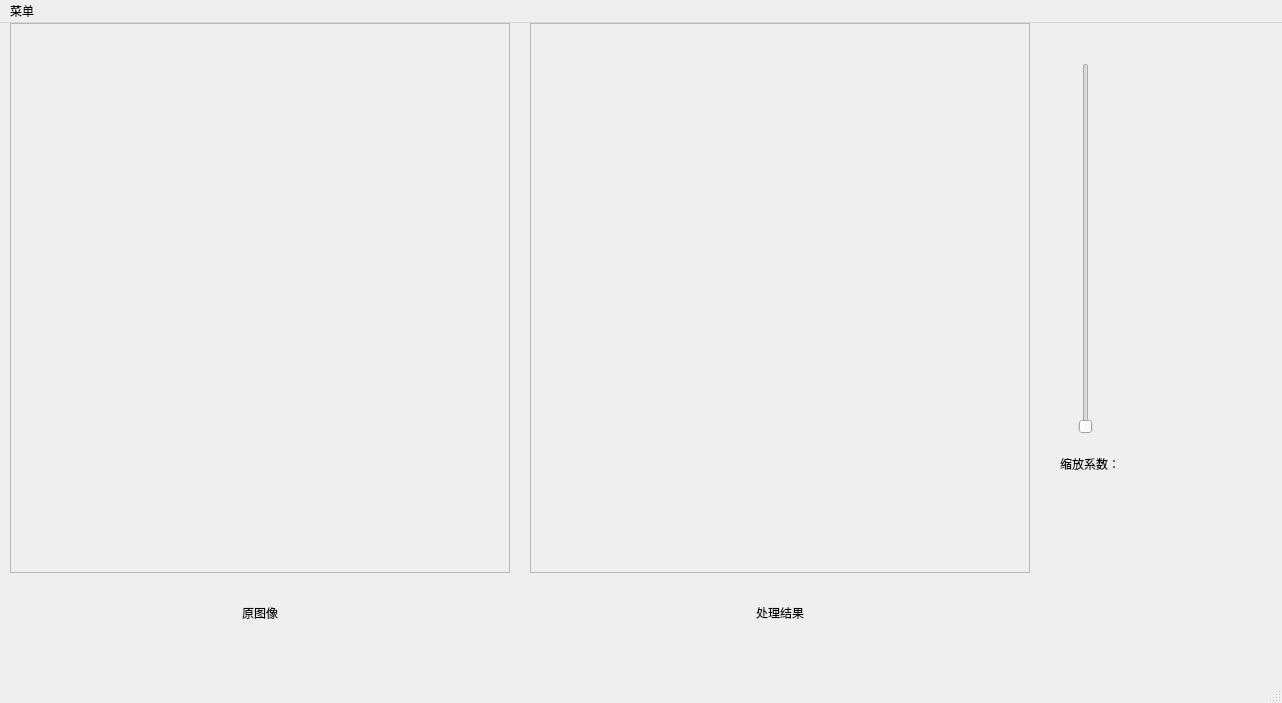
<?xml version="1.0" encoding="UTF-8"?>
<ui version="4.0">
 <class>MainWindow</class>
 <widget class="QMainWindow" name="MainWindow">
  <property name="geometry">
   <rect>
    <x>0</x>
    <y>0</y>
    <width>1282</width>
    <height>703</height>
   </rect>
  </property>
  <property name="windowTitle">
   <string>MainWindow</string>
  </property>
  <widget class="QWidget" name="centralwidget">
   <widget class="QLabel" name="inputLabel">
    <property name="geometry">
     <rect>
      <x>20</x>
      <y>0</y>
      <width>61</width>
      <height>21</height>
     </rect>
    </property>
    <property name="text">
     <string>输入图像</string>
    </property>
   </widget>
   <widget class="QLabel" name="outputLabel">
    <property name="geometry">
     <rect>
      <x>530</x>
      <y>0</y>
      <width>72</width>
      <height>15</height>
     </rect>
    </property>
    <property name="text">
     <string>输出图像</string>
    </property>
   </widget>
   <widget class="QScrollArea" name="inputScrollArea">
    <property name="geometry">
     <rect>
      <x>10</x>
      <y>0</y>
      <width>500</width>
      <height>550</height>
     </rect>
    </property>
    <property name="cursor" stdset="0">
     <cursorShape>OpenHandCursor</cursorShape>
    </property>
    <property name="sizeAdjustPolicy">
     <enum>QAbstractScrollArea::AdjustToContents</enum>
    </property>
    <property name="widgetResizable">
     <bool>false</bool>
    </property>
    <property name="alignment">
     <set>Qt::AlignCenter</set>
    </property>
    <widget class="QWidget" name="scrollAreaWidgetContents">
     <property name="geometry">
      <rect>
       <x>190</x>
       <y>232</y>
       <width>118</width>
       <height>85</height>
      </rect>
     </property>
    </widget>
   </widget>
   <widget class="QScrollArea" name="outputScrollArea">
    <property name="geometry">
     <rect>
      <x>530</x>
      <y>0</y>
      <width>500</width>
      <height>550</height>
     </rect>
    </property>
    <property name="cursor" stdset="0">
     <cursorShape>OpenHandCursor</cursorShape>
    </property>
    <property name="sizeAdjustPolicy">
     <enum>QAbstractScrollArea::AdjustToContents</enum>
    </property>
    <property name="widgetResizable">
     <bool>false</bool>
    </property>
    <property name="alignment">
     <set>Qt::AlignCenter</set>
    </property>
    <widget class="QWidget" name="scrollAreaWidgetContents_2">
     <property name="geometry">
      <rect>
       <x>190</x>
       <y>232</y>
       <width>118</width>
       <height>85</height>
      </rect>
     </property>
    </widget>
   </widget>
   <widget class="QLabel" name="label">
    <property name="geometry">
     <rect>
      <x>225</x>
      <y>580</y>
      <width>70</width>
      <height>20</height>
     </rect>
    </property>
    <property name="text">
     <string>原图像</string>
    </property>
    <property name="textFormat">
     <enum>Qt::PlainText</enum>
    </property>
    <property name="alignment">
     <set>Qt::AlignCenter</set>
    </property>
   </widget>
   <widget class="QLabel" name="label_2">
    <property name="geometry">
     <rect>
      <x>745</x>
      <y>580</y>
      <width>70</width>
      <height>20</height>
     </rect>
    </property>
    <property name="text">
     <string>处理结果</string>
    </property>
    <property name="alignment">
     <set>Qt::AlignCenter</set>
    </property>
   </widget>
   <widget class="QSlider" name="verticalSlider">
    <property name="geometry">
     <rect>
      <x>1060</x>
      <y>40</y>
      <width>51</width>
      <height>371</height>
     </rect>
    </property>
    <property name="orientation">
     <enum>Qt::Vertical</enum>
    </property>
   </widget>
   <widget class="QLabel" name="label_3">
    <property name="geometry">
     <rect>
      <x>1060</x>
      <y>430</y>
      <width>151</width>
      <height>21</height>
     </rect>
    </property>
    <property name="text">
     <string>缩放系数：</string>
    </property>
   </widget>
  </widget>
  <widget class="QMenuBar" name="menubar">
   <property name="geometry">
    <rect>
     <x>0</x>
     <y>0</y>
     <width>1282</width>
     <height>26</height>
    </rect>
   </property>
   <widget class="QMenu" name="menu">
    <property name="title">
     <string>菜单</string>
    </property>
    <addaction name="actionload"/>
    <addaction name="actionexit"/>
    <addaction name="actionWindow"/>
    <addaction name="actionsaveImage"/>
    <addaction name="actionenhance"/>
    <addaction name="actionreverse"/>
    <addaction name="actionturnAround"/>
    <addaction name="actionstepback"/>
    <addaction name="actionrestore"/>
    <addaction name="actiongeoTrans"/>
   </widget>
   <addaction name="menu"/>
  </widget>
  <widget class="QStatusBar" name="statusbar"/>
  <action name="actionload">
   <property name="text">
    <string>载入图片</string>
   </property>
  </action>
  <action name="actionexit">
   <property name="text">
    <string>退出</string>
   </property>
  </action>
  <action name="actiontrans">
   <property name="text">
    <string>几何变换</string>
   </property>
  </action>
  <action name="actionWindow">
   <property name="text">
    <string>窗位窗宽(Ctrl+W）</string>
   </property>
  </action>
  <action name="actionsaveImage">
   <property name="text">
    <string>保存图片</string>
   </property>
  </action>
  <action name="actionenhance">
   <property name="text">
    <string>图像增强</string>
   </property>
  </action>
  <action name="actionreverse">
   <property name="text">
    <string>灰度反转</string>
   </property>
  </action>
  <action name="actionturnAround">
   <property name="text">
    <string>左右翻转</string>
   </property>
  </action>
  <action name="actionstepback">
   <property name="text">
    <string>撤销(Ctrl+F)</string>
   </property>
  </action>
  <action name="actionrestore">
   <property name="text">
    <string>恢复图像</string>
   </property>
  </action>
  <action name="actiongeoTrans">
   <property name="text">
    <string>几何变换</string>
   </property>
  </action>
 </widget>
 <resources/>
 <connections/>
</ui>
